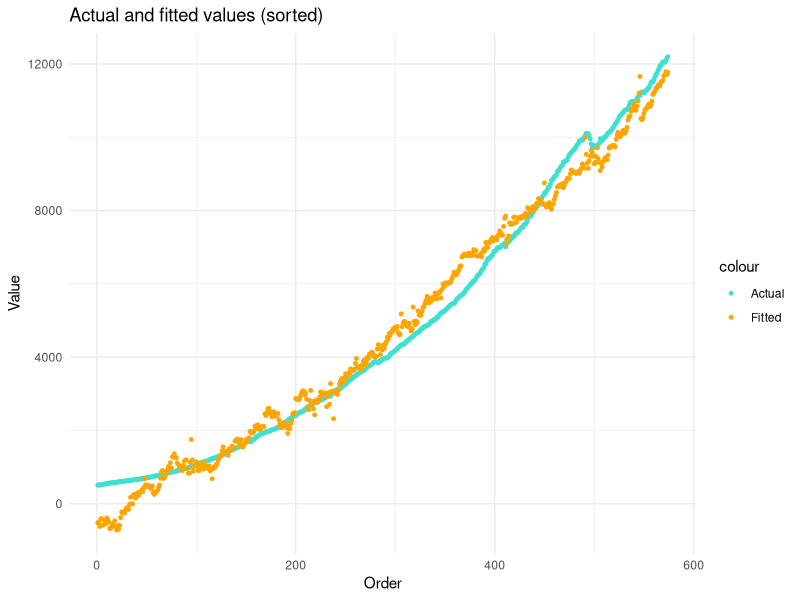

The R script that drew this image:
## ---- chunk 1
install.packages("ggplot2")
library(ggplot2)
install.packages("tibble")
library(tibble)

linear_regression <- function(data, dep, indep, intercept = TRUE)
{
  
  if (!is_tibble(data)) {stop("the input 'data' must be a tibble")}
  
  if (!dep %in% names(data)) {stop("No dependent variable with that name in your tibble of data")} #If there is no variable named 'dep' in 'data' stop.
  
  if(!(is.character(dep) && length(dep) == 1)) {
    stop("'dep' must be a character vector of length 1")}
  
  if (!(is.character(indep) && length(indep) > 0)) {
    stop("'indep' must be a character vector of length 1 or greater.")}
  
  if (!all(indep %in% names(data))) {stop("No independet variables with that name in your tibble of data")}
  
   if (!is.logical(intercept)) {stop("The input 'intercept' must be a logical variable")}
  
  X <- as.matrix(data[,indep])
  y <- as.matrix(data[[dep]])
  
  if (intercept == TRUE) {
    rows_in_vector_of_1s <- nrow(X)  
    Intercept <- rep(1, rows_in_vector_of_1s) 
    X <- cbind(Intercept, X) 
  }
  
  XT <- t(X) 
  XTXI <- solve(XT %*% X) 
  beta <- XTXI %*% XT %*% y 
  fitted <- X%*%beta
  residuals <- y-fitted 
  sum_of_squared_residuals <- sum(residuals^2) 
  sigma <- sqrt(sum_of_squared_residuals /(nrow(X)-ncol(X)))  
  vector_of_variances_of_betas <- diag((sigma^2)*XTXI) 
  se <- sqrt(vector_of_variances_of_betas) 
  
  output <- list(beta = beta, se = se, residuals = residuals, fitted = fitted, 
  sigma = sigma, dep = dep, indep = indep, y = y)
  return(output)} 

print <- function(the_list){ 
  beta <- the_list$beta
  se <- the_list$se
  my_matrix <- rbind(t(beta), se)
  rownames(my_matrix) <- c("coefficient", "se")
  return(my_matrix)}

plot <- function(the_list){ 
  fitted <- the_list$fitted
  y <- the_list$y
  newdf <- data.frame(Actual = y, Fitted = fitted)
  ggplot(newdf, aes(x = (1:length(y)))) +
    geom_point(aes(y = Actual, color = "Actual"), size = 1) +
    geom_point(aes(y = Fitted, colour = "Fitted"), size = 1) +
    labs(title = "Actual and fitted values (sorted)", x = "Order", y = "Value") +
    scale_color_manual(values = c("Actual" = "turquoise", "Fitted" = "orange", name = "Variable")) +
    theme_minimal()
}



obj <- linear_regression(ggplot2::economics,
                         dep = "pce",
                         indep = c("unemploy", "pop", "psavert"))


print(obj)
plot(obj)
